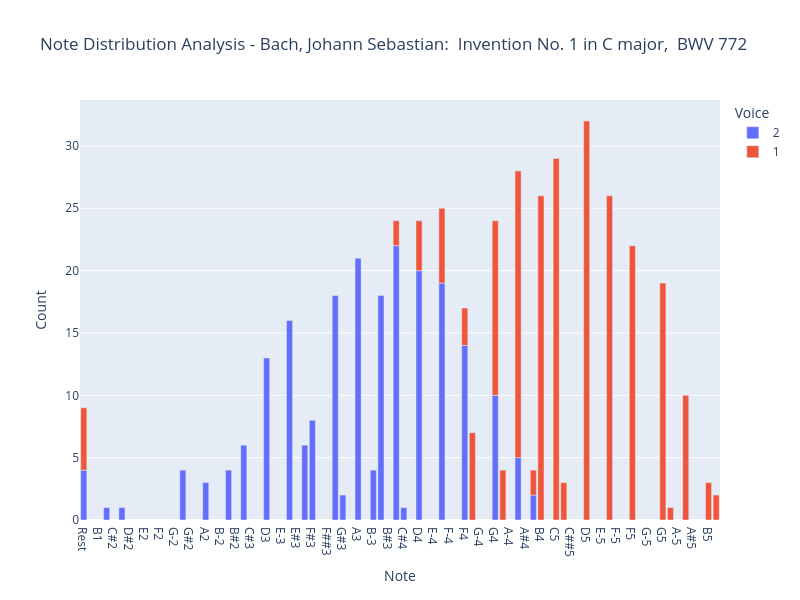

Here is the notebook cell this chart was saved with:
### Markdown cell above
## 2.3 Visualize as Bar Chart

### Code cell
# Create the bar chart
df = note_counts

fig = px.bar(
    df,
    x='Note',
    y='Count',
    color='Voice',
    title=f"Note Distribution Analysis - {piece.metadata['composer']}:  {piece.metadata['title']} ",
    width=800,
    height=600,

    # note that the pitch order is set earlier in our NB!
    category_orders={'Note': pitch_order}
)

fig.show()

### Figure 1 — Plotly figure (JSON) as saved in the notebook; plotly's stock layout.template omitted (floating-point values rounded to 4 significant figures)
{"data": [{"alignmentgroup": "True", "hovertemplate": "Voice=2<br>Note=%{x}<br>Count=%{y}<extra></extra>", "legendgroup": "2", "marker": {"color": "#636efa", "pattern": {"shape": ""}}, "name": "2", "offsetgroup": "2", "orientation": "v", "showlegend": true, "textposition": "auto", "type": "bar", "x": ["A2", "A3", "A4", "B-3", "B-4", "B2", "B3", "C#4", "C2", "C3", "C4", "D2", "D3", "D4", "E3", "E4", "F#3", "F3", "F4", "G#3", "G2", "G3", "G4", "Rest"], "xaxis": "x", "y": [3, 21, 5, 4, 2, 4, 18, 1, 1, 6, 22, 1, 13, 20, 16, 19, 8, 6, 14, 2, 4, 18, 10, 4], "yaxis": "y"}, {"alignmentgroup": "True", "hovertemplate": "Voice=1<br>Note=%{x}<br>Count=%{y}<extra></extra>", "legendgroup": "1", "marker": {"color": "#EF553B", "pattern": {"shape": ""}}, "name": "1", "offsetgroup": "1", "orientation": "v", "showlegend": true, "textposition": "auto", "type": "bar", "x": ["A4", "A5", "B-4", "B4", "B5", "C#5", "C4", "C5", "C6", "D4", "D5", "E4", "E5", "F#4", "F4", "F5", "G#4", "G#5", "G4", "G5", "Rest"], "xaxis": "x", "y": [23, 10, 2, 26, 3, 3, 2, 29, 2, 4, 32, 6, 26, 7, 3, 22, 4, 1, 14, 19, 5], "yaxis": "y"}], "layout": {"barmode": "relative", "height": 600, "legend": {"title": {"text": "Voice"}, "tracegroupgap": 0}, "title": {"text": "Note Distribution Analysis - Bach, Johann Sebastian:  Invention No. 1 in C major,  BWV 772 "}, "width": 800, "xaxis": {"anchor": "y", "autorange": true, "categoryarray": ["Rest", "A#1", "B1", "C2", "C#2", "D2", "D#2", "E-2", "E2", "E#2", "F2", "F#2", "G-2", "G2", "G#2", "A-2", "A2", "A#2", "B-2", "B2", "B#2", "C3", "C#3", "D-3", "D3", "D#3", "E-3", "E3", "E#3", "F3", "F#3", "G-3", "F##3", "G3", "G#3", "A-3", "A3", "A#3", "B-3", "B3", "B#3", "C4", "C#4", "D-4", "D4", "D#4", "E-4", "E4", "F-4", "E#4", "F4", "F#4", "G-4", "F##4", "G4", "G#4", "A-4", "A4", "A#4", "B-4", "B4", "B#4", "C5", "C#5", "C##5", "D-5", "D5", "D#5", "E-5", "E5", "F-5", "E#5", "F5", "F#5", "G-5", "F##5", "G5", "G#5", "A-5", "A5", "A#5", "B-5", "B5", "C6"], "categoryorder": "array", "domain": [0, 1], "range": [-0.5, 83.5], "title": {"text": "Note"}, "type": "category"}, "yaxis": {"anchor": "x", "autorange": true, "domain": [0, 1], "range": [0, 33.68], "title": {"text": "Count"}, "type": "linear"}}}
